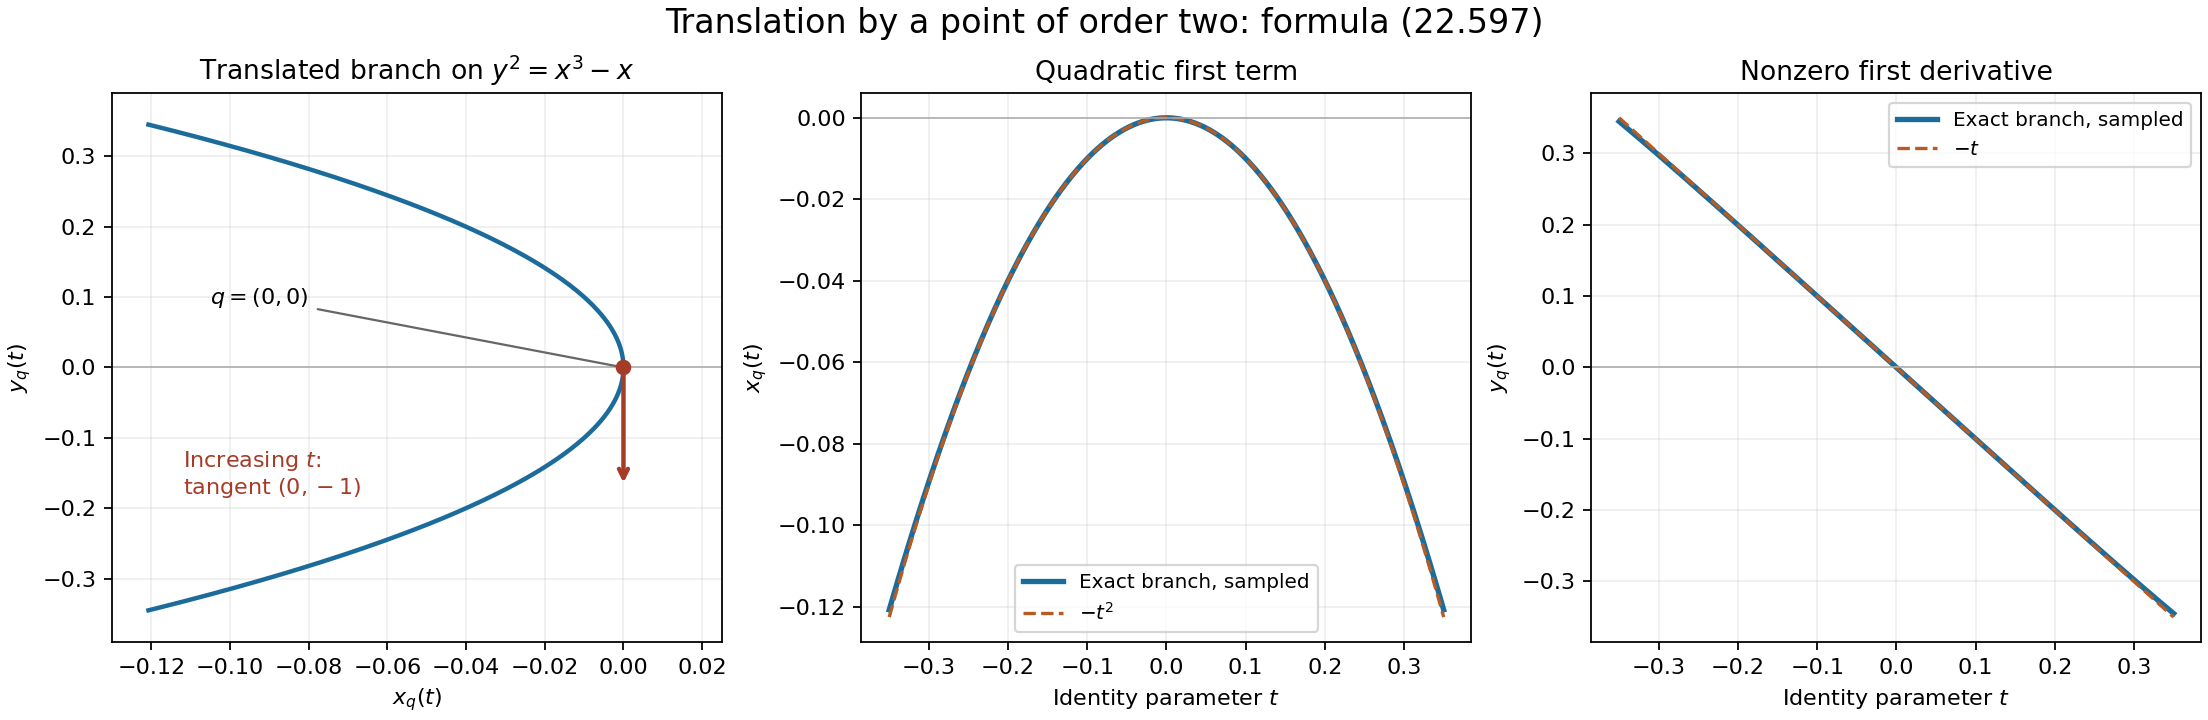

This chart was generated by the following Python code:
"""Figure22.16: the exact local branch of translation by(0,0)."""
from pathlib import Path
import numpy as np
import matplotlib
matplotlib.use('Agg')
import matplotlib.pyplot as plt

base=Path(__file__).resolve().parent
t=np.linspace(-.35,.35,501)
s=2*t**3/(1+np.sqrt(1+4*t**4))
x=-t*t/(1+t*s)
y=-t/(1+t*s)
fig,axs=plt.subplots(1,3,figsize=(13.8,4.5),constrained_layout=True)
axs[0].plot(x,y,color='#1c6c9b',lw=2)
axs[0].scatter([0],[0],color='#a53c28',zorder=5)
axs[0].annotate(r'$q=(0,0)$',xy=(0,0),xytext=(-.105,.09),arrowprops={'arrowstyle':'-','color':'#666'})
axs[0].annotate('',xy=(0,-.17),xytext=(0,0),arrowprops={'arrowstyle':'->','lw':2,'color':'#a53c28'})
axs[0].text(-.112,-.18,r'Increasing $t$:'+'\n'+r'tangent $(0,-1)$',fontsize=10,color='#a53c28')
axs[0].set(xlabel=r'$x_q(t)$',ylabel=r'$y_q(t)$',title=r'Translated branch on $y^2=x^3-x$',xlim=(-.13,.025),ylim=(-.39,.39))
for ax,values,approx,label in [(axs[1],x,-t*t,'x'),(axs[2],y,-t,'y')]:
    ax.plot(t,values,label='Exact branch, sampled',color='#1c6c9b',lw=2.4)
    ax.plot(t,approx,'--',label=r'$-t^2$' if label=='x' else r'$-t$',color='#b65b24',lw=1.5)
    ax.set(xlabel=r'Identity parameter $t$',ylabel=rf'${label}_q(t)$',title='Quadratic first term' if label=='x' else 'Nonzero first derivative')
    ax.legend(loc='best',fontsize=9)
for ax in axs:
    ax.grid(alpha=.2)
    ax.axhline(0,color='#aaa',lw=.7)
fig.suptitle(r'Translation by a point of order two: formula (22.597)',fontsize=15)
fig.savefig(base/'elliptic-two-torsion-translation.png',dpi=160)
plt.close(fig)
print('Saved Figure22.16')
